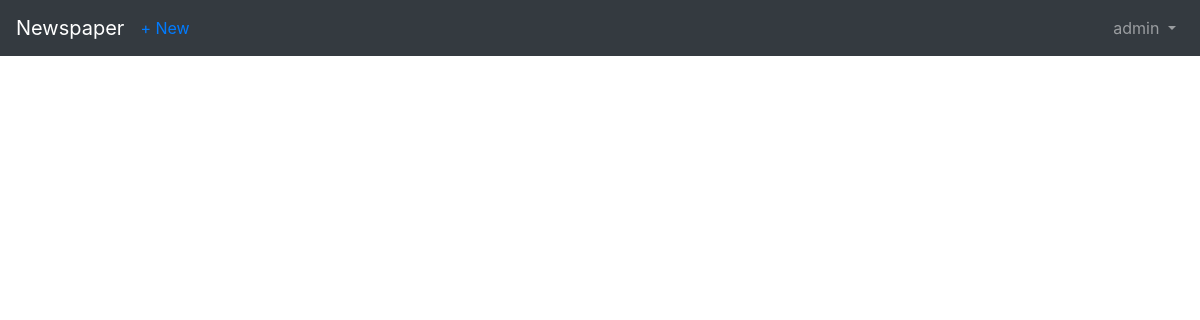
The page /articles/ (signed in) on the database as committed earlier.
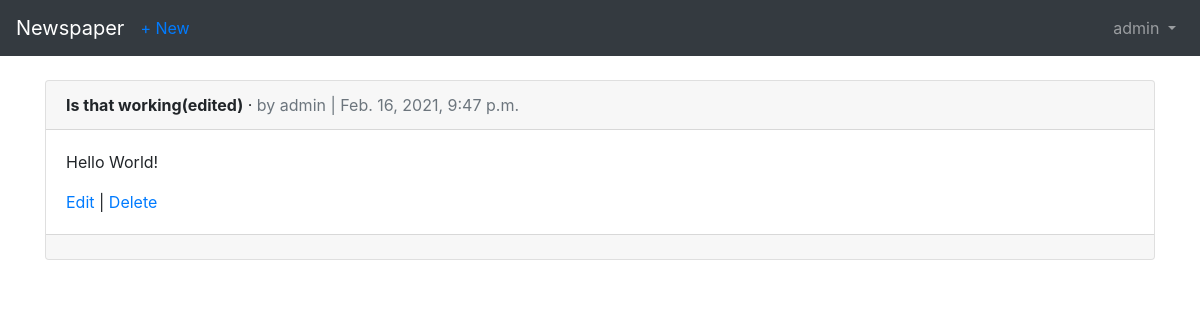
The same page on the database as committed later.
### articles/models.py (models this page shows, shortened)
class Article(models.Model):
    title = models.CharField( max_length=255)
    body = models.TextField()
    date = models.DateTimeField(auto_now_add=True)
    author = models.ForeignKey(
        get_user_model(),
        on_delete=models.CASCADE
        )

### users/models.py (models this page shows)
class CustomUser(AbstractUser):
    age = models.PositiveIntegerField(null = True, blank = True)

### articles/views.py (the view)
# urls.py: path('', views.ArticleListView.as_view(), name = 'article_list'),
class ArticleListView(generic.ListView):
    template_name  = 'article_list.html'
    model = Article

### users/templates/article_list.html (shortened to what this page needs)
{% extends 'base.html' %}
{% block title %}Articles{% endblock title %}    {% block content %}
{% for article in object_list %}
<div class="card">
<div class="card-header">
<span class="font-weight-bold">{{ article.title }}</span> &middot;
<span class="text-muted">by {{ article.author }} |
{{ article.date }}</span>
</div>
<div class="card-body">
<p>{{ article.body }}</p>
<a href="{% url 'article_edit' article.pk %}">Edit</a> |
<a href="{% url 'article_delete' article.pk %}">Delete</a>
</div>
<div class="card-footer">
</div>
</div>
<br />
{% endfor %}
{% endblock content %}

Rows that differ between the two databases and show on the page:
added Article: title "Is that working(edited)", author "admin", date "Feb. 16, 2021, 9:47 p.m.", body "Hello World!"
